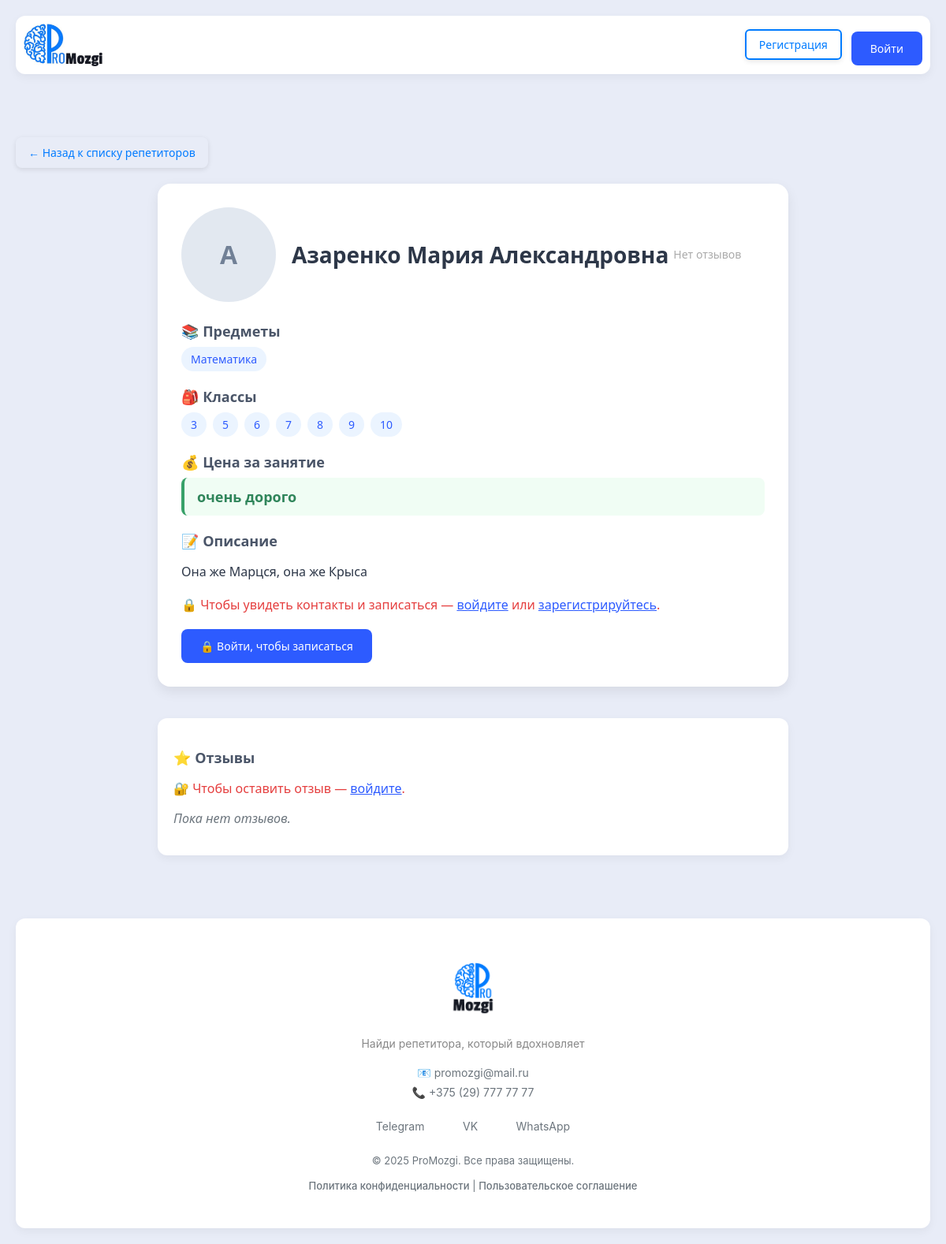
Page /5/ on the earlier database version.
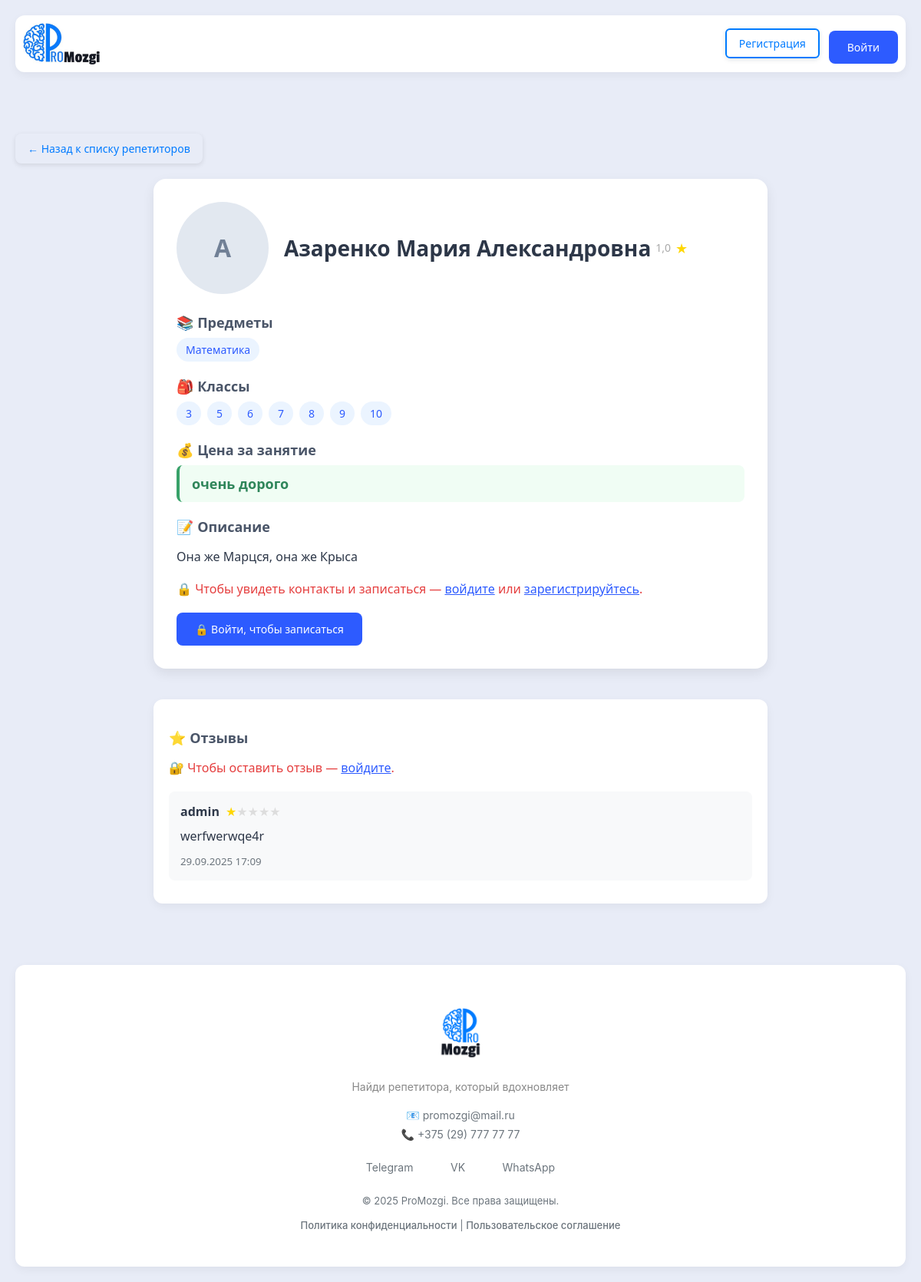
Same page on the later database version.
### myapp/models.py (models this page shows, shortened)
class Subjects(models.Model):
	name = models.CharField("Учебный предмет", max_length = 50)
	class Meta:
		verbose_name_plural = "Учебные предметы"
		verbose_name = "Учебный предмет"

class Klass(models.Model):
	name = models.CharField("Класс", max_length = 2)
	class Meta:
		verbose_name_plural = "Классы"
		verbose_name = "Класс"

class Teacher(models.Model):
	user = models.ForeignKey(User, on_delete=models.CASCADE, verbose_name="Пользователь", related_name="teachers")
	photo = models.ImageField(upload_to='teachers_photos/', blank=True, null=True, verbose_name="Фото")
	fio = models.CharField("ФИО", max_length=50)
	description = models.TextField("Onиcaниe", null=True, blank=True)
	price = models.TextField("Цена", null=True, blank=True)
	subjects = models.ManyToManyField(Subjects, verbose_name="Учебный предмет")
	klass = models.ManyToManyField(Klass, verbose_name= "Класс")
	phone = models.CharField("Телефон", max_length=20, blank=True, null=True)
	def average_rating(self):
		reviews = self.reviews.all()  # предполагается, что related_name='reviews'
		if not reviews:
			return 0
		avg = sum(review.rating for review in reviews) / len(reviews)
		return round(avg, 1)
	class Meta:
		verbose_name_plural = "Учителя"
		verbose_name = "Учитель"

class Review(models.Model):
    teacher = models.ForeignKey('Teacher', on_delete=models.CASCADE, related_name='reviews')
    user = models.ForeignKey(User, on_delete=models.CASCADE)
    text = models.TextField(verbose_name="Отзыв")
    rating = models.IntegerField(verbose_name="Оценка", choices=[(i, i) for i in range(1, 6)])
    created_at = models.DateTimeField(auto_now_add=True)

### myapp/views.py (the view, shortened to what this page needs)
# urls.py: path('<int:pk>/', TeachersDetailsView.as_view(), name = "teacher_details"),
class TeachersDetailsView(DetailView):
	model = Teacher
	template_name = "teachers/teacher_details.html"
	context_object_name = "teacher"
	def get_context_data(self, **kwargs):
		context = super().get_context_data(**kwargs)
		teacher = self.get_object()
		context['reviews'] = teacher.reviews.all().order_by('-created_at')
		context['form'] = ReviewForm()
		return context

### myapp/templatetags/rating_tags.py (called while the page is built)
@register.simple_tag
def render_rating_stars(rating):
    try:
        rating = int(rating)
    except (ValueError, TypeError):
        rating = 0
    full_stars = min(max(rating, 0), 5)
    stars_html = ""
    for i in range(1, 6):
        if i <= full_stars:
            stars_html += '<span class="star full">★</span>'
        else:
            stars_html += '<span class="star">★</span>'
    return mark_safe(f'<span class="user-rating">{stars_html}</span>')

### myapp/templates/teachers/teacher_details.html (shortened to what the changed rows need)
{% load static %}
{% load rating_tags %}
<!DOCTYPE html>
<html lang="en">
<head>
    <link rel="stylesheet" type="text/css" href="{% static 'myapp/style.css' %}">
    <link rel="stylesheet" href="{% static 'myapp/footer.css' %}">
    <link rel="stylesheet" href="{% static 'myapp/header.css' %}">
</head>
<body>
  <div class="container">
    <div class="teacher-profile">
      <div class="teacher-header">
          {% if teacher.photo %}
              <img src="{{ teacher.photo.url }}" alt="Фото {{ teacher.fio }}" class="avatar-large">
          {% else %}
              <div class="avatar-placeholder-large">{{ teacher.fio|first }}</div>
          {% endif %}
          <h1 class="teacher-name">{{ teacher.fio }}</h1>
            {% if teacher.average_rating > 0 %}
              <div class="teacher-rating">
                <span class="rating-value">{{ teacher.average_rating }}</span>
                <span class="star">★</span>
              </div>
            {% else %}
              <div class="teacher-rating">
                <span class="rating-value">Нет отзывов</span>
              </div>
            {% endif %}
      </div>
      <div class="section">
        <div class="tag-list">
          {% for subject in teacher.subjects.all %}
            <span class="tag">{{ subject.name }}</span>
          {% endfor %}
        </div>
      </div>
      <div class="section">
        <div class="tag-list">
          {% for klass in teacher.klass.all %}
            <span class="tag">{{ klass.name }}</span>
          {% endfor %}
        </div>
      </div>
      <div class="section">
        <h3 class="section-title">💰 Цена за занятие</h3>
        <div class="price-box">{{ teacher.price }}</div>
      </div>
      <div class="section">
        <p class="section-content">{{ teacher.description|linebreaks }}</p>
      </div>
    </div>
    <div style="margin-top: 40px; padding: 20px; background: #fff; border-radius: 12px; box-shadow: 0 4px 12px rgba(0,0,0,0.05);">
        <h3 class="section-title">⭐️ Отзывы</h3>
        {% if user.is_authenticated %}
            <form method="post" style="margin-bottom: 20px;">
              {% csrf_token %}
              {{ form.text }}
              <div style="margin: 15px 0;">
                  <label>Ваша оценка:</label><br>
                  <div class="star-rating" data-rating="0">
                      <span class="star" data-value="5">★</span>
                      <span class="star" data-value="4">★</span>
                      <span class="star" data-value="3">★</span>
                      <span class="star" data-value="2">★</span>
                      <span class="star" data-value="1">★</span>
                  </div>
                  {{ form.rating }}
              </div>
              <button type="submit" class="btn-v">Оставить отзыв</button>
            </form>
        {% else %}
            <p style="color: #e53e3e; font-weight: 500;">
                🔐 Чтобы оставить отзыв —
                <a href="{% url 'login' %}?next={{ request.path }}" style="color: #2D5BFF;">войдите</a>.
            </p>
        {% endif %}
        {% if reviews %}
        <div style="margin-top: 20px;">
            {% for review in reviews %}
              <div style="padding: 15px; background: #f8f9fa; border-radius: 8px; margin-bottom: 10px;">
                <strong>{{ review.user.username }}</strong>{% render_rating_stars review.rating %}
                <p style="margin: 10px 0;">{{ review.text }}</p>
                <small style="color: #6c757d;">{{ review.created_at|date:"d.m.Y H:i" }}</small>
              </div>
            {% endfor %}
          </div>
        {% else %}
          <p style="color: #6c757d; font-style: italic;">Пока нет отзывов.</p>
        {% endif %}
    </div>
  </div>
</body>
</html>

Differences in the rows shown:
shown differently, row unchanged: Teacher "Азаренко Мария Александровна": average_rating (not shown) → "1,0"
added Review: user.username "admin", rating "★ ★ ★ ★ ★", text "werfwerwqe4r", created_at "29.09.2025 17:09"
Other differences:
text no longer shown: "Нет отзывов Пока нет отзывов."
